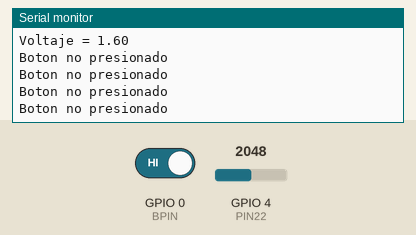
This sketch was run on a simulated ESP32. Parts: the last lines printed to the serial monitor. The inputs (shaded band) are chosen by the test bench; at power-on: GPIO 0 (BPIN) HIGH, GPIO 4 (PIN22) = 2048.

Above: at 1.2 s.
1.3 s: GPIO 0 (BPIN) driven LOW
At 1.32 s:
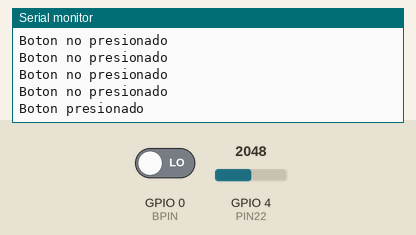
3.2 s: GPIO 4 (PIN22) set to 2866
At 3.22 s:
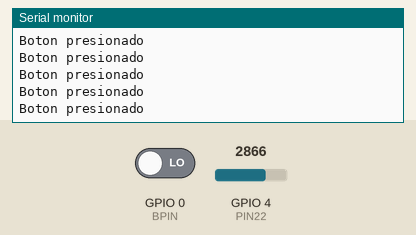
4.7 s: GPIO 4 (PIN22) set to 3603
At 5.08 s:
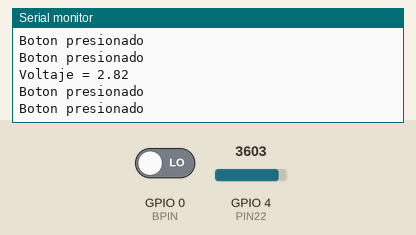
Timing chart, 0 to 7.7 s (numbered marks = the images above; inputs shaded):
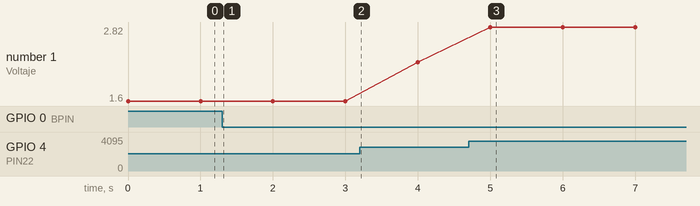

Measured:
- after the input at 1.3 s, the serial monitor: prints a new line at once (image 1)
- after the input at 4.7 s, the serial monitor: prints a new line after 0.30 s (image 3)
- plotted number 1: 1.6 → 2.24 after the input at 3.2 s, 2.24 → 2.82 after the input at 4.7 s

The sketch:

punto1.ino
```cpp
// GPIO pin for built in led
#define PIN22 4
#define BPIN 0

static int64_t counter;


void Task1code( void * parameter) {
  float valor;
  //double arreglo[10000];
  while(1){

    valor = analogRead(PIN22) * 3.2/4095.0;
    Serial.print("Voltaje = ");
    Serial.println(valor);
    vTaskDelay(1000/portTICK_PERIOD_MS);
  }
  }

void Task2code( void * parameter) {
  while(1){

    int EstadoB = digitalRead(BPIN);
    if (EstadoB == 0){
      Serial.println("Boton presionado");
      //Serial.println(EstadoB);
    }else{
      Serial.println("Boton no presionado");
    }

    vTaskDelay(50/portTICK_PERIOD_MS);

  }
  }


void setup() {

  TaskHandle_t Task1,Task2;

  Serial.begin(115200);
  // Built in led pint as outpt
  pinMode(PIN22,INPUT);
  Serial.print("setup() running on core ");
  Serial.println(xPortGetCoreID());

  counter=0;

  xTaskCreatePinnedToCore(
      Task1code, /* Function to implement the task */
      "Task1", /* Name of the task */
      10000,  /* Stack size in words */
      NULL,  /* Task input parameter */
      10,  /* Priority of the task */
      &Task1,  /* Task handle. */
      1); /* Core where the task should run */

  xTaskCreatePinnedToCore(
      Task2code, /* Function to implement the task */
      "Task2", /* Name of the task */
      10000,  /* Stack size in words */
      NULL,  /* Task input parameter */
      10,  /* Priority of the task */
      &Task2,  /* Task handle. */
      0); /* Core where the task should run */
}

void loop() {
 // Clears loop function from OS
 vTaskDelete(NULL);
}
```
